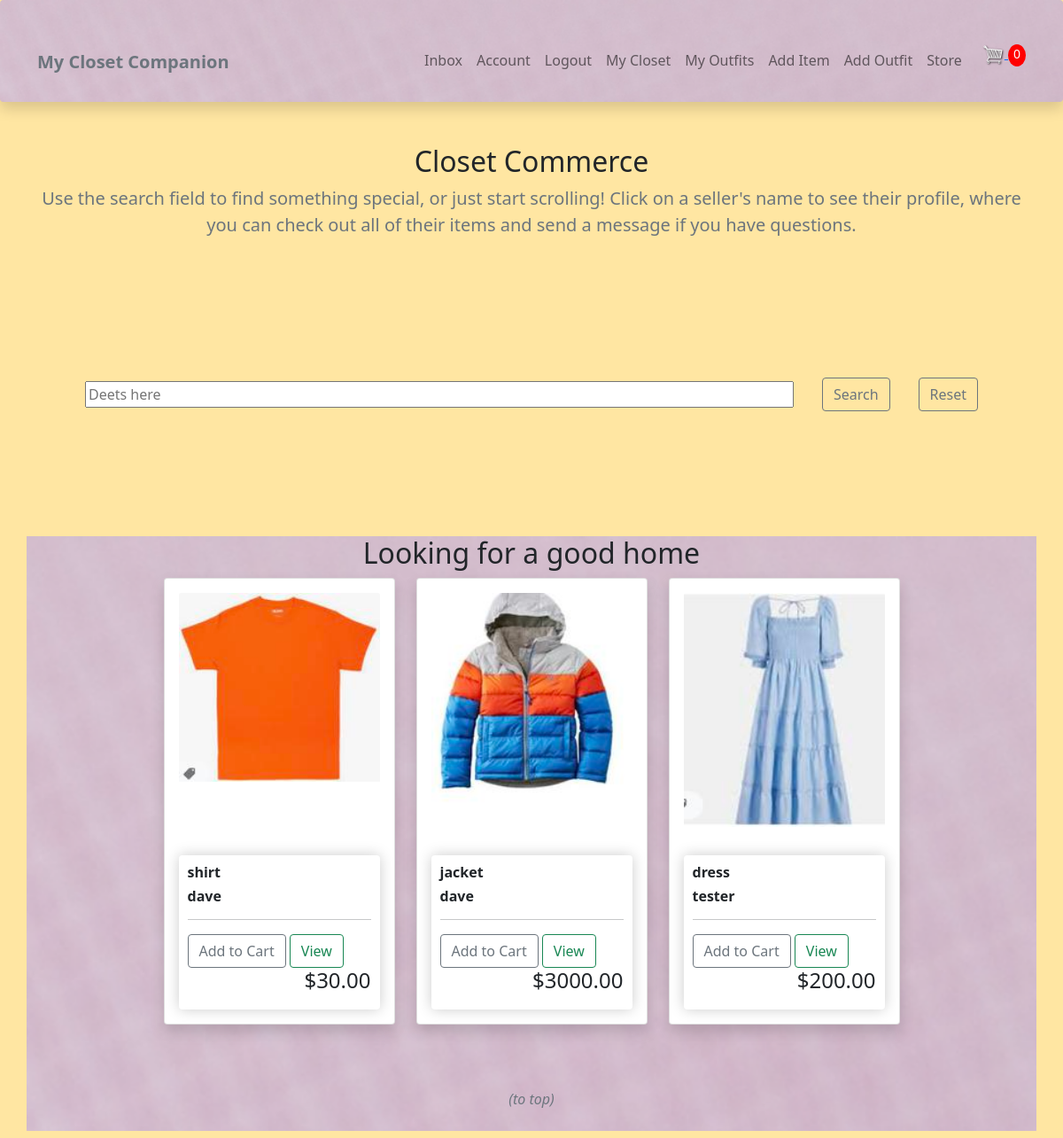
Page /store/ (signed in) on the earlier database version.
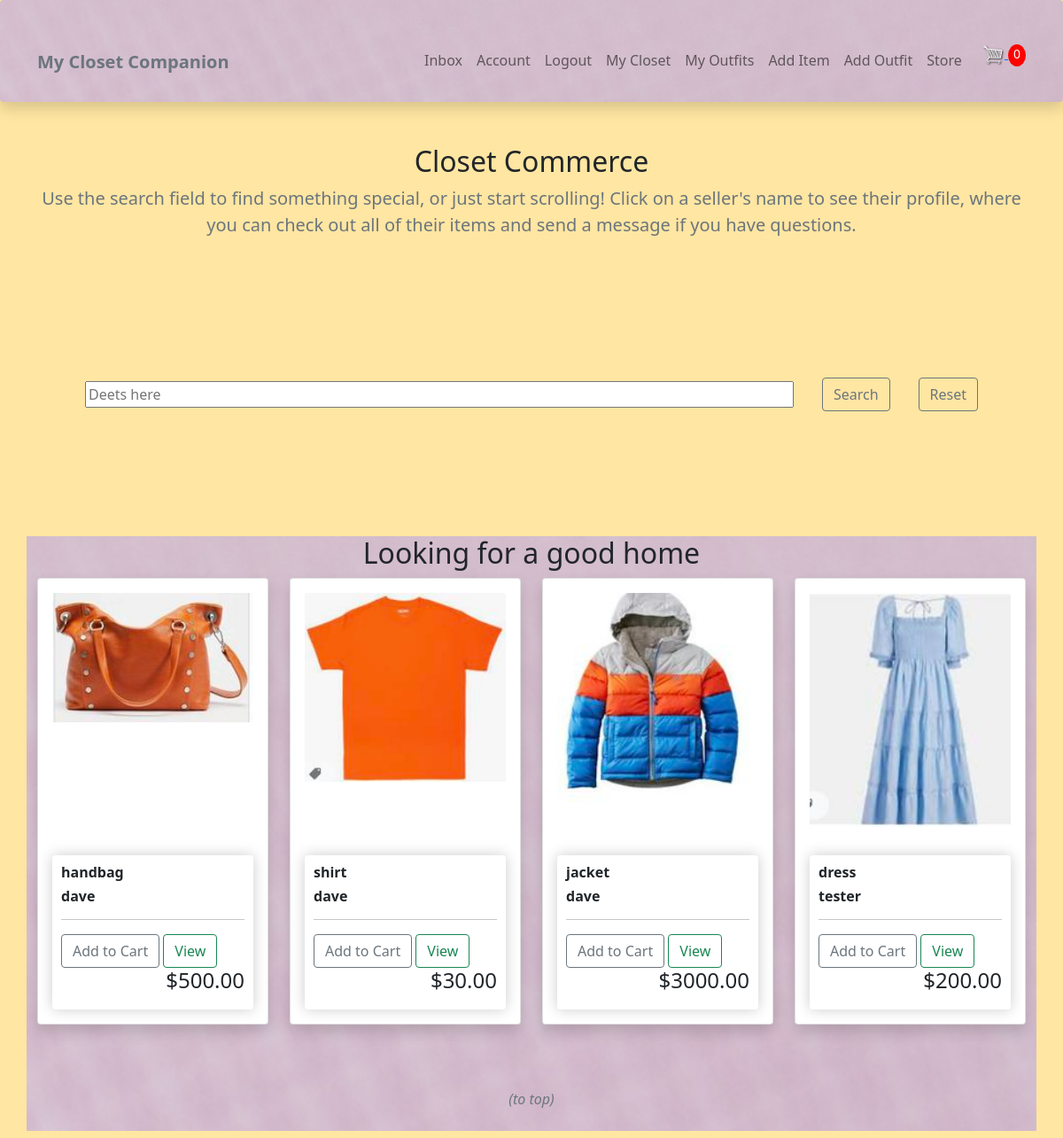
Same page on the later database version.
### wardrobe/models.py (models this page shows, shortened)
class Item(models.Model):
    top = 'top'
    bottom = 'bottom'
    dress = 'dress'
    shoe = 'shoe'
    outerwear = 'outerwear'
    handbag = 'handbag'
    other = 'other'
    item_type = [
        (top, 'top'),
        (bottom, 'bottom'),
        (dress, 'dress'),
        (shoe, 'shoe'),
        (outerwear, 'outerwear'),
        (handbag, 'handbag'),
        (other, 'other'),
    ]
    owner = models.ForeignKey(Profile, null=True, blank=True, on_delete=models.CASCADE)
    name = models.CharField(max_length=100)
    description = models.TextField(max_length=300, blank=True, null=True)
    type = models.CharField(max_length=100, choices = item_type, default=shoe)
    image = ResizedImageField(size=[200, 200], upload_to="images")
    sell = models.BooleanField(default=False)
    price = models.DecimalField(max_digits=7, decimal_places=2, blank=True, null=True)
    tags = models.ManyToManyField('Tag', blank=True)
    created = models.DateTimeField(auto_now_add=True)
    id = models.UUIDField(default=uuid.uuid4, unique=True, primary_key=True, editable=False)
    @property
    def imageURL(self):
        try:
            url = self.image.url
        except:
            url = ''
        return url

### user/models.py (models this page shows)
class Profile(models.Model):
    user = models.OneToOneField(
        User, on_delete=models.CASCADE, null=True, blank=True)
    name = models.CharField(max_length=200, blank=True, null=True)
    email = models.EmailField(max_length=500, blank=True, null=True)
    username = models.CharField(max_length=200, blank=True, null=True)
    location = models.CharField(max_length=200, blank=True, null=True)
    short_intro = models.CharField(max_length=200, blank=True, null=True)
    profile_image = models.ImageField(
        null=True, blank=True, upload_to='profiles/', default="profiles/user-default.png")
    social_instagram = models.CharField(max_length=200, blank=True, null=True)
    created = models.DateTimeField(auto_now_add=True)
    id = models.UUIDField(default=uuid.uuid4, unique=True,
                          primary_key=True, editable=False)
    def __str__(self):
        return str(self.username)

### store/views.py (the view)
# urls.py: path('store/', include('store.urls')),
@login_required(login_url="login")
def store(request):
    data = cartData(request)
    cartItems = data['cartItems']
    items, search_query = searchItems(request)
    context = {'items': items, 'cartItems': cartItems}
    return render(request, 'store/store.html', context)

### store/models.py (called while the page is built)
    @property
    def get_cart_items(self):
        orderitems = self.orderitem_set.all()
        total = sum([item.quantity for item in orderitems])
        return total

### store/utils.py (called while the page is built)
def searchItems(request):
    search_query = ''
    if request.GET.get('search_query'):
        search_query = request.GET.get('search_query')
    tags = Tag.objects.filter(name__icontains=search_query)
    items = Item.objects.filter(sell=True).distinct().filter(
        Q(name__icontains=search_query) |
        Q(description__icontains=search_query) |
        Q(type__icontains=search_query) |
        Q(owner__username__icontains=search_query) |
        Q(tags__in=tags)
    )
    return items, search_query

def cartData(request):
	if request.user.is_authenticated:
		customer = request.user.profile
		order, created = Order.objects.get_or_create(customer=customer, complete=False)
		orderItems = order.orderitem_set.all()
		cartItems = order.get_cart_items
	else:
		return redirect('login')
	return {'cartItems': cartItems ,'order': order, 'orderItems': orderItems}

### store/templates/store/store.html (shortened to what this page needs)
{% extends 'main.html' %}
{% load static %}
{% block content %}
<div class="container-lg">
    <div class="text-center">
        <h2>Closet Commerce</h2>
        <p class="lead text-muted">Use the search field to find something special, or just start scrolling! Click on a seller's name to see their profile, where you can check out all of their items and send a message if you have questions.</p>
    </div>
</div>
<section class="hero-section text-center">
      <div class="container container--narrow">
          <div class="hero-section__search">
              <form id='searchForm' class="form" action="" method="GET">
                  <div class="form__field">
                      <input class="input input--text" id="formInput#search" type="text" name="search_query"
                          placeholder="Deets here" value="" />
                  </div>
                  <input class="btn btn-outline-secondary" type="submit" value="Search" />
                  <input class="btn btn-outline-secondary" type="submit" value="Reset" name='' />
              </form>
          </div>
      </div>
  </section>
  <div class="container-lg bg-light texture">
      <div class="text-center">
        <h2>Looking for a good home</h2>
      </div>
      <div class="row my-2 justify-content-center">
      {% for item in items %}
      {% if item.price %}
        <div class="col-8 col-lg-4 col-xl-3 mb-3 d-flex align-items-stretch">
          <div class="card-group">
            <div class="card shadow p-3 mb-5 bg-body rounded" >
              <img src="{{item.imageURL}}" class="card-img-top">
              <div class="card-body">
              </div>
               <div class="box-element product">
                <h6><strong>{{item.name}}</strong></h6>
                <h6><strong>{{item.owner}}</strong></h6>
                <hr>
                <button data-product={{item.id}} data-action="add" class="btn btn-outline-secondary add-btn update-cart">Add to Cart</button>
                <a href="#" class="btn btn-outline-success">View</a>
                <h4 style="display: inline-block; float: right">${{item.price|floatformat:2}}</h4>
            </div>
            </div>
          </div>
        </div>
        {% endif %}
      {% endfor %}
      <a class="nav-link text-center" href="#"><p class="fst-italic fw-light text-muted">(to top)</p></a>
      </div>
    </div>
{% endblock %}

Differences in the rows shown:
added Item: imageURL (picture), name "handbag", owner "dave", price "500.00"
